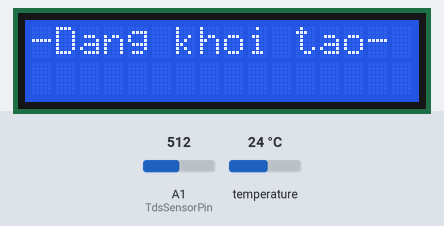
This sketch was run on a simulated Arduino Uno, built with avr-gcc and run on an emulated ATmega328P. Shown: 16×2 character LCD. The test bench sets the inputs (shaded band); at power-on: temperature 24 °C, A1 (TdsSensorPin) = 512.

Above: at 0.1 s.
3.3 s: temperature set to 12 °C
At 5.2 s:
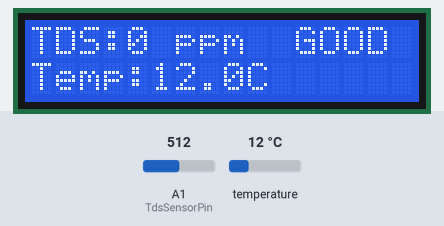
5.9 s: temperature set to 19 °C
At 7.1 s:
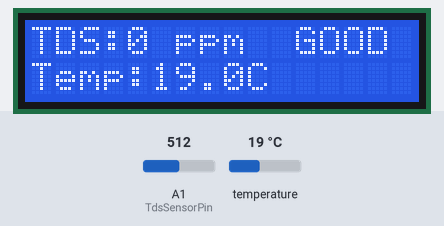
7.4 s: temperature set to 28 °C
At 16.3 s:
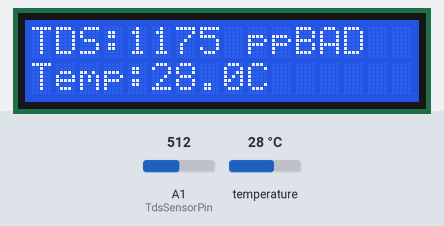
Timing chart, 0 to 16.7 s (numbered marks = the images above; inputs shaded):
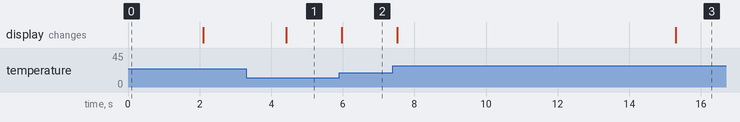

The sketch:

chatluongnuoc.ino
```cpp
#include <Wire.h>
#include <LiquidCrystal_I2C.h>
#include <OneWire.h>
#include <DallasTemperature.h>

// Khai báo LCD I2C
LiquidCrystal_I2C lcd(0x27, 16, 2);

// Khai báo DS18B20
#define ONE_WIRE_BUS 2
OneWire oneWire(ONE_WIRE_BUS);
DallasTemperature sensors(&oneWire);

// Khai báo TDS
#define TdsSensorPin A1
#define VREF 5.0                   // Điện áp tham chiếu của ADC
#define SCOUNT 30                  // Số lượng mẫu đo
#define SAMPLE_INTERVAL 40         // Thời gian giữa các lần lấy mẫu (ms)
#define DISPLAY_INTERVAL 800       // Thời gian giữa các lần hiển thị dữ liệu (ms)

// Biến toàn cục
int analogBuffer[SCOUNT];
int analogBufferTemp[SCOUNT];
int analogBufferIndex = 0, copyIndex = 0;
float averageVoltage = 0, tdsValue = 0, waterTemperature = 25.0; // Nhiệt độ mặc định

void setup() {
  Serial.begin(115200);
  pinMode(TdsSensorPin, INPUT);

  // Khởi tạo LCD
  lcd.begin(16, 2);
  lcd.backlight();
  lcd.setCursor(0, 0);
  lcd.print("-Dang khoi tao-");
  delay(2000);
  lcd.clear();

  // Khởi tạo cảm biến DS18B20
  sensors.begin();
}

void loop() {
  // Đọc dữ liệu cảm biến
  readSensorData();
  waterTemperature = getTemperature();

  static unsigned long displayTimepoint = millis();
  if (millis() - displayTimepoint > DISPLAY_INTERVAL) {
    displayTimepoint = millis();
    tdsValue = calculateTDS(waterTemperature);
    displayData(tdsValue, waterTemperature);
  }
}

// Hàm đọc nhiệt độ từ DS18B20
float getTemperature() {
  sensors.requestTemperatures();                     // Yêu cầu cảm biến đo nhiệt độ
  float temp = sensors.getTempCByIndex(0);           // Lấy giá trị nhiệt độ từ cảm biến đầu tiên
  if (temp == DEVICE_DISCONNECTED_C) {               // Kiểm tra nếu cảm biến không hoạt động
    return 25.0; // Giá trị mặc định nếu cảm biến bị lỗi
  }
  return temp;
}

// Hàm đọc dữ liệu từ cảm biến TDS
void readSensorData() {
  static unsigned long sampleTimepoint = millis();
  if (millis() - sampleTimepoint > SAMPLE_INTERVAL) {
    sampleTimepoint = millis();
    analogBuffer[analogBufferIndex] = analogRead(TdsSensorPin);
    analogBufferIndex++;
    if (analogBufferIndex == SCOUNT)
      analogBufferIndex = 0;
  }
}

// Hàm tính toán giá trị TDS
float calculateTDS(float temperature) {
  for (copyIndex = 0; copyIndex < SCOUNT; copyIndex++)
    analogBufferTemp[copyIndex] = analogBuffer[copyIndex];

  averageVoltage = getMedianNum(analogBufferTemp, SCOUNT) * (float)VREF / 1024.0;
  float compensationCoefficient = 1.0 + 0.02 * (temperature - 25.0);
  float compensationVoltage = averageVoltage / compensationCoefficient;
  return (133.42 * compensationVoltage * compensationVoltage * compensationVoltage
          - 255.86 * compensationVoltage * compensationVoltage
          + 857.39 * compensationVoltage) * 0.5;
}

// Hàm hiển thị dữ liệu lên LCD
void displayData(float tdsValue, float temperature) {
  lcd.setCursor(0, 0);
  lcd.print("TDS:");
  lcd.print(tdsValue, 0); // Hiển thị giá trị TDS
  lcd.print(" ppm");
  lcd.setCursor(11, 0);
  if (tdsValue < 300) {
    lcd.print("GOOD");
  } else if (tdsValue < 600) {
    lcd.print("OK  ");
  } else {
    lcd.print("BAD ");
  }

  lcd.setCursor(0, 1);
  lcd.print("Temp:");
  lcd.print(temperature, 1); // Hiển thị nhiệt độ nước
  lcd.print("C");
}

// Hàm lọc trung vị
int getMedianNum(int bArray[], int iFilterLen) {
  int bTab[iFilterLen];
  for (byte i = 0; i < iFilterLen; i++)
    bTab[i] = bArray[i];

  int i, j, bTemp;
  for (j = 0; j < iFilterLen - 1; j++) {
    for (i = 0; i < iFilterLen - j - 1; i++) {
      if (bTab[i] > bTab[i + 1]) {
        bTemp = bTab[i];
        bTab[i] = bTab[i + 1];
        bTab[i + 1] = bTemp;
      }
    }
  }

  if ((iFilterLen & 1) > 0)
    bTemp = bTab[(iFilterLen - 1) / 2];
  else
    bTemp = (bTab[iFilterLen / 2] + bTab[iFilterLen / 2 - 1]) / 2;

  return bTemp;
}
```

Measured:
- after the input at 3.3 s, the display: changes after 1.1 s (image 1)
- after the input at 5.9 s, the display: changes after 0.07 s (image 2)
- after the input at 7.4 s, the display: first changes after 0.12 s (image 3 shows a later state)
